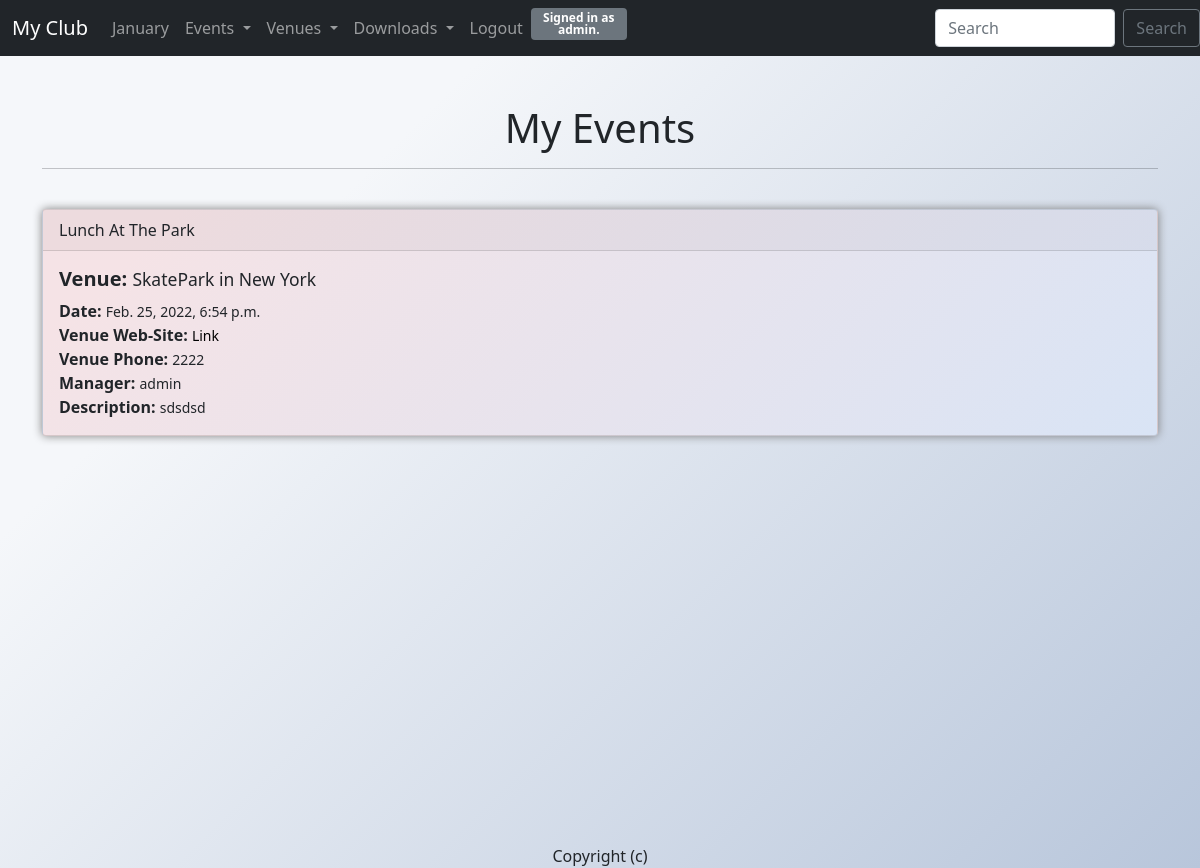
/my_events (signed in), run on an earlier commit of the app's database.
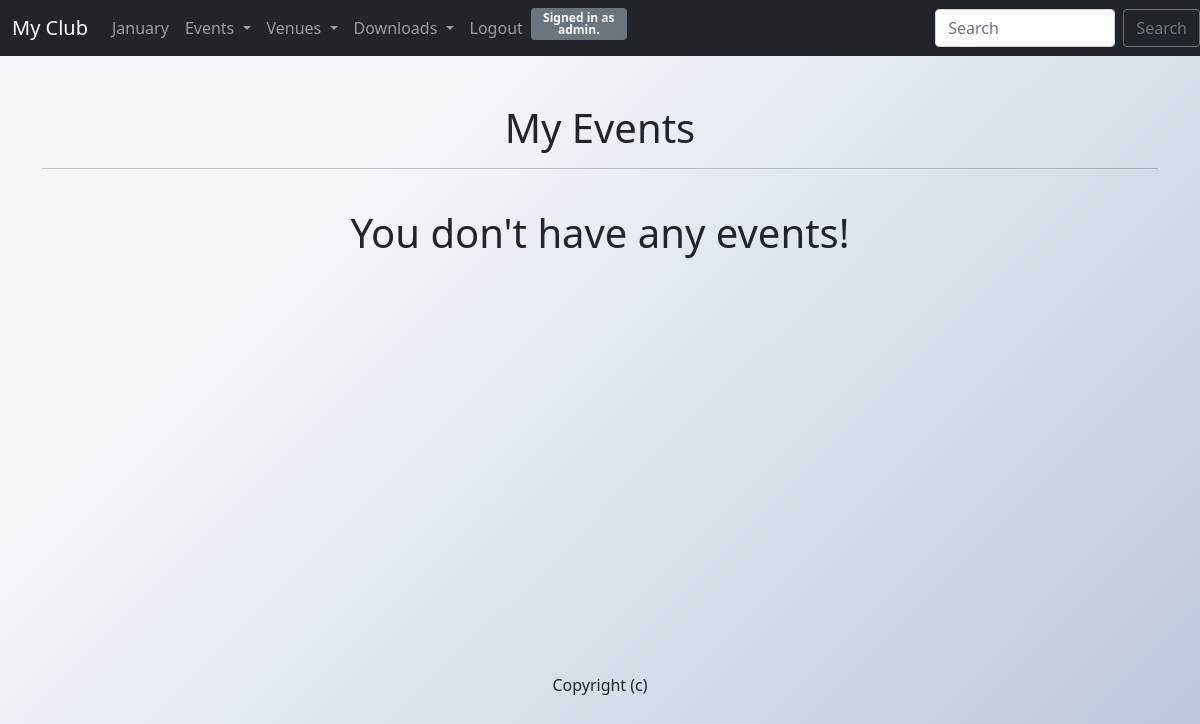
And on a later commit of the database.
### events/models.py (models this page shows, shortened)
class Event (models.Model):
     name = models.CharField('Event Name', max_length=55)
     event_date = models.DateTimeField('Event Date')
     venue = models.ForeignKey(Venue,  blank=True, null=True, on_delete=models.CASCADE)
     manager = models.ForeignKey(User, blank=True, null=True, on_delete=models.SET_NULL)
     description = models.TextField(blank=True)
     attendess = models.ManyToManyField(MyClubUser, blank=True)

class Venue (models.Model):
    name = models.CharField('Venue Name', max_length=55)
    address = models.CharField( max_length=300)
    zip_code = models.CharField('Zip Code', max_length=15)
    phone = models.IntegerField('Contact Phone')
    web = models.URLField('Website adress', blank = True)
    email_adress = models.EmailField('Email Adress', blank = True)
    owner = models.IntegerField('Venue Owner', blank=False, default=1)
    venue_image = models.ImageField(" Venue Image", null = True, blank = True, upload_to ="images/")

### events/views.py (the view)
# urls.py: path('my_events', views.my_events, name='my-events'),
@login_required
def my_events(request):
    user = request.user.id
    events = Event.objects.filter(manager=user).select_related("venue","manager")
    return render (request, 'events/my_events.html',{
        'events': events
    })

### events/templates/events/my_events.html (shortened to what this page needs)
{% extends 'events/layout.html' %}
{% block content  %}
<center>
    <h1>My Events</h1>
    <hr><br>
</center>
    {% for event in events  %}
    <div class="card">
        <div class="card-header">
            {{event.name}}
        </div>
        <div class="card-body">
            <h5 class="card-title"><strong>Venue: </strong> <small>{{event.venue.name}}</small></h5>
            <p class="card-text">
                <strong>Date: </strong> <small>{{event.event_date}}</small><br />
                <strong>Venue Web-Site: </strong> <small><a class="text"
                        href="{{event.venue.web}}">Link</small></a><br />
                <strong>Venue Phone: </strong> <small>{{event.venue.phone}}</small><br />
                <strong>Manager: </strong> <small>{{event.manager}}</small><br />
                <strong>Description: </strong> <small>{{event.description}}</small><br />
            </p>
        </div>
        {%empty%}
        <center>
        <h1>You don't have any events!</h1>
        </center>
        {% endfor %}
{% endblock content  %}

What changed in the data, as far as the page shows it:
removed Event: name "Lunch At The Park", venue.name "SkatePark in New York", event_date "Feb. 25, 2022, 6:54 p.m.", venue.phone "2222", manager "admin", description "sdsdsd"
Also different on the page:
text now shown: "You don't have any events!"
